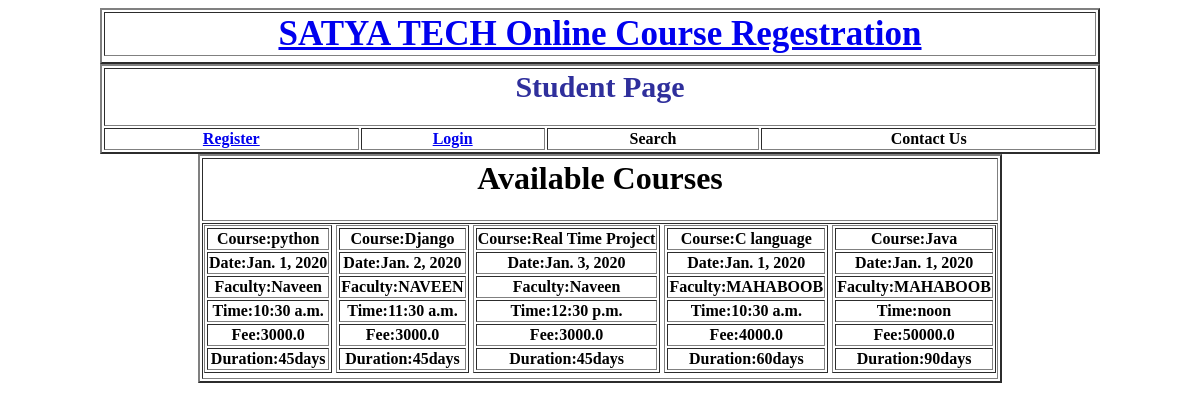
Page /student_Page/ on the committed database.
### app/models.py (models this page shows)
class Coursemodel(models.Model):
    course_name=models.CharField(max_length=50)
    faculty=models.CharField(max_length=50)
    date=models.DateField()
    time=models.TimeField()
    fee=models.FloatField(max_length=10)
    duration=models.IntegerField()

### app/views.py (the view)
# urls.py: path("student_Page/",views.Student_page,name="student_page"),
def Student_page(request):
    c_details=Coursemodel.objects.all()
    b={"object_data":c_details}
    return render(request,"student_page.html",b)

### templates/student_page.html (shortened to what this page needs)
{% extends "common.html" %}
{% block mahaboob %}
    {% include "studentpage_design.html" %}
    <table align="center" border="2">
    <tr>
        <th><h1>    Available Courses</h1></th>
    </tr>
    <tr><th>
        {% for x in object_data %}
            <table  id=tbl border="1" align="center" >
            <tr><th>Course:{{ x.course_name }}</th></tr>
            <tr><th>Date:{{ x.date }}</th></tr>
            <tr><th>Faculty:{{ x.faculty }}</th></tr>
            <tr><th>Time:{{ x.time }}</th></tr>
            <tr><th>Fee:{{ x.fee }}</th></tr>
            <tr><th>Duration:{{ x.duration }}days</th></tr>
            </table>
        {% endfor%}
    </th></tr>
    </table>
{% endblock %}

### templates/common.html (shortened to what this page needs)
<html>
<head>
</head>
<body>
<table border="2" align="center" width="1000">
    <tr>
        <th  id="header"><a href="{% url "home_page" %}">SATYA TECH Online Course Regestration</a></th>
    </tr>
    <tr>
        <tr>
            {% block mahaboob %}
            {% endblock %}
        </tr>
    </tr>
</table>
</body>
</html>

### templates/studentpage_design.html (shortened to what this page needs)
    <table align="center" border="2" width="1000px">
    <tr>
        <th colspan="4">
            <h1 id="st">Student Page</h1>
        </th>
    </tr>
    <tr>
        <th><a href="{% url "student_register" %}">Register</a></th>
        <th><a href="{% url "student_login" %}">Login</a></th>
        <th>Search</th>
        <th>Contact Us</th>
    </tr>
    </table>

### templates/student_page.html (style rules this page uses)
#tbl { display: inline-block; }

### templates/common.html (style rules this page uses)
#header { font-family: "sans-serif"; color: darkred; font-size: 35px; }

### templates/studentpage_design.html (style rules this page uses)
#st { font-family: "Agency FB"; font-size: 30px; color: #2f2f9c; }

### rows in the picture
Coursemodel: course_name "python", date "Jan. 1, 2020", faculty "Naveen", time "10:30 a.m.", fee "3000.0", duration "45"
Coursemodel: course_name "Django", date "Jan. 2, 2020", faculty "NAVEEN", time "11:30 a.m.", fee "3000.0", duration "45"
Coursemodel: course_name "Real Time Project", date "Jan. 3, 2020", faculty "Naveen", time "12:30 p.m.", fee "3000.0", duration "45"
Coursemodel: course_name "C language", date "Jan. 1, 2020", faculty "MAHABOOB", time "10:30 a.m.", fee "4000.0", duration "60"
Coursemodel: course_name "Java", date "Jan. 1, 2020", faculty "MAHABOOB", time "noon", fee "50000.0", duration "90"
